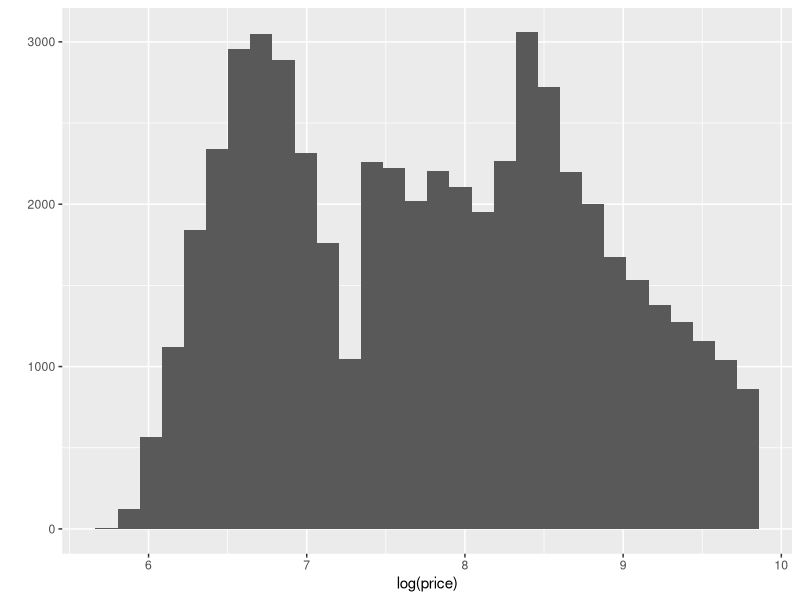

Recreate this plot in R.
## ---- chunk 1
library(tidyverse)
library(maxLik)
## ---- chunk 2
n_sim <- 10^4
set.seed(68)
all <- tibble(x=rexp(n_sim, rate = 3), 
              y = rnorm(n_sim, mean = 7, sd = 5),
              z=rbinom(n_sim, size = 5, prob=1/3))
              
## ---- chunk 3
all2 <- mutate(all, d = (x+y)/(y+z), w= x*y,
              event = x*y > z  + y)
## ---- chunk 4
mean(all2$event)

## ---- chunk 5
mean(all2$d)
## ---- chunk 6

var(all2$w)
## ---- chunk 7
qplot(data=diamonds, x=log(price))
x <- log(diamonds$price)
## ---- chunk 8
logl <- function(theta, x) {
  mu = theta[1]
  sigma2 <- theta[2]
  n <- length(x)
  res <- -n/2*log(sigma2) - 1/2/sigma2 * sum((x-mu)^2)
return(res)
}
## ---- chunk 9
theta_0 <- c(8, 1)
model <- maxLik(logl, start = theta_0, x=x)
summary(model)
